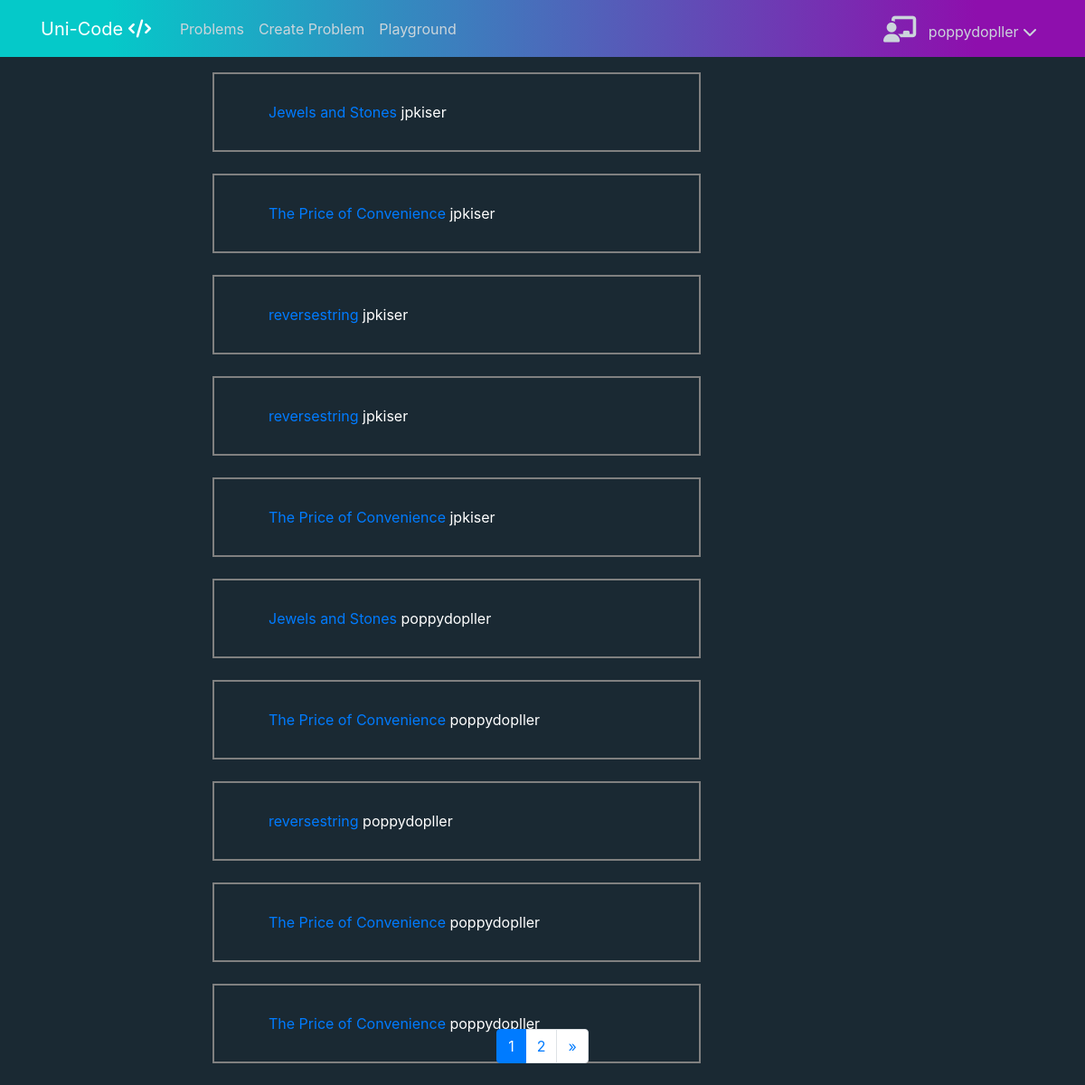
The app's page /problems/ (signed in) with its own data.
### problems/models.py (models this page shows, shortened)
class Problem(models.Model):
    user = models.ForeignKey(User, null=True, on_delete=models.SET_NULL)
    title = models.CharField(max_length=50)
    description = models.CharField(max_length=500)
    created = models.DateTimeField(auto_now_add=True)
    datatype = models.CharField(max_length=10)
    example_solution = models.CharField(max_length=1000)
    datatype = models.CharField(max_length=15, choices=DATATYPE_CHOICES, default='string')

### problems/views.py (the view)
# urls.py: path('', problems, name='problems'),
def problems(request):
    problems = Problem.objects.all()
    paginator = Paginator(problems, 10)
    page = request.GET.get('page')
    problems = paginator.get_page(page)
    return render(request, 'problems/problem_list.html', {'problems': problems})

### problems/templates/problems/problem_list.html (shortened to what this page needs)
{% extends "global/base.html" %}
{% block content %}
<div class="row">
    <div class="col-md-2"></div>
    <div class="col-md-6">
        {% for problem in problems %}
        <div class="problem-container mb-4">
          <a href="{% url 'editor' problem.id %}"> {{ problem.title }} </a>
          <span> {{ problem.user }} </span>
        </div>
        {% endfor %}
    </div>
    <div class="col-md-2"></div>
</div>
<nav class="fixed-bottom mb-4" aria-label="Page navigation">
  <ul class="pagination justify-content-center">
  {% for n in problems.paginator.page_range %}
    {% if problems.number == n %}
    <li class="page-item active">
      <span class="page-link">{{ n }}<span class="sr-only">(current)</span></span>
    </li>
    {% elif n > problems.number|add:'-3' and n < problems.number|add:'3' %}
    <li class="page-item"><a class="page-link" href="?page={{ n }}">{{ n }}</a></li>
    {% endif %}
  {% endfor %}
  {% if problems.has_next %}
  <li class="page-item">
    <a class="page-link" href="?page={{ problems.paginator.num_pages }}" aria-label="Next">
      <span aria-hidden="true">&raquo;</span>
    </a>
  </li>
  {% endif %}
  </ul>
</nav>
{% endblock %}

### global/templates/global/base.html (shortened to what this page needs)
{% load static %}
<!DOCTYPE html>
<html lang="en">
<head>
    <link rel="stylesheet" href="https://maxcdn.bootstrapcdn.com/bootstrap/4.0.0/css/bootstrap.min.css">
    <link rel="stylesheet" href="https://cdnjs.cloudflare.com/ajax/libs/animate.css/3.7.2/animate.min.css">
    <link rel='stylesheet' href="{% static 'global/style.css' %}"/>
    <link href="https://cdnjs.cloudflare.com/ajax/libs/select2/4.0.10/css/select2.min.css" rel="stylesheet" />
</head>
<body>
    <header class="site-header">
            <nav class="navbar navbar-expand-md navbar-dark bg-steel fixed-top">
                <div class="container">
                    <a class="navbar-brand mr-4" href="{% url 'index' %}">Uni-Code <i class="fas fa-code"></i></a>
                    <div class="collapse navbar-collapse" id="navbarToggle">
                        <div class="navbar-nav mr-auto">
                            <a class="nav-item nav-link" href="{% url 'problems' %}">Problems</a>
                            <a class="nav-item nav-link" href="{% url 'create-problem' %}">Create Problem</a>
                            <a class="nav-item nav-link" href="{% url 'playground' %}">Playground</a>
                        </div>
                        {% if user.is_authenticated %}
                            <div class="navbar-nav">
                                <div class="dropdown">
                                        <a data-toggle="dropdown"class="nav-item nav-link account" href='#'>
                                            <i class="fas fa-chalkboard-teacher"></i>
                                                &nbsp; {{user.username}}
                                            <i class="fa fa-chevron-down "></i>
                                        </a>
                                </div>
                            </div>
                        {% else %}
                            <a class="nav-item nav-link" href="{% url 'login' %}">Login</a>
                            <a class="nav-item nav-link" href="{% url 'register' %}">Register</a>
                        {% endif %}
                    </div>
                </div>
            </nav>
    </header>
    <div id='main'class='container' >
        {% block content %}
        {% endblock %}
    </div>
</body>
</html>

### global/static/global/style.css (style rules this page uses)
body { background: #1a2933; color: #f1f1f1; margin-top: 5rem; }
ul { margin: 0; }
.bg-steel { background: linear-gradient(90deg, #05c9c9 10%, #8e0fad 90%); }
.site-header .navbar-nav .nav-link { color: #cbd5db; }
.fa-chalkboard-teacher { position: relative; top: 2px; font-size: 29px; }
.fa-chevron-down { transition: all 0.5s ease; }
li { display: inline!important; }
.problem-container { width: 100%; color: white; border-style: solid; border-width: 2px; border-color: grey; padding: 30px 10px 30px 60px; }

### records on screen
Problem: title "Jewels and Stones", user "jpkiser"
Problem: title "The Price of Convenience", user "jpkiser"
Problem: title "reversestring", user "jpkiser"
Problem: title "reversestring", user "jpkiser"
Problem: title "The Price of Convenience", user "jpkiser"
Problem: title "Jewels and Stones", user "poppydopller"
Problem: title "The Price of Convenience", user "poppydopller"
Problem: title "reversestring", user "poppydopller"
Problem: title "The Price of Convenience", user "poppydopller"
Problem: title "The Price of Convenience", user "poppydopller"

### other values on screen
{{ user.username }} "poppydopller"
{{ n }} "1"
{{ n }} "2"
